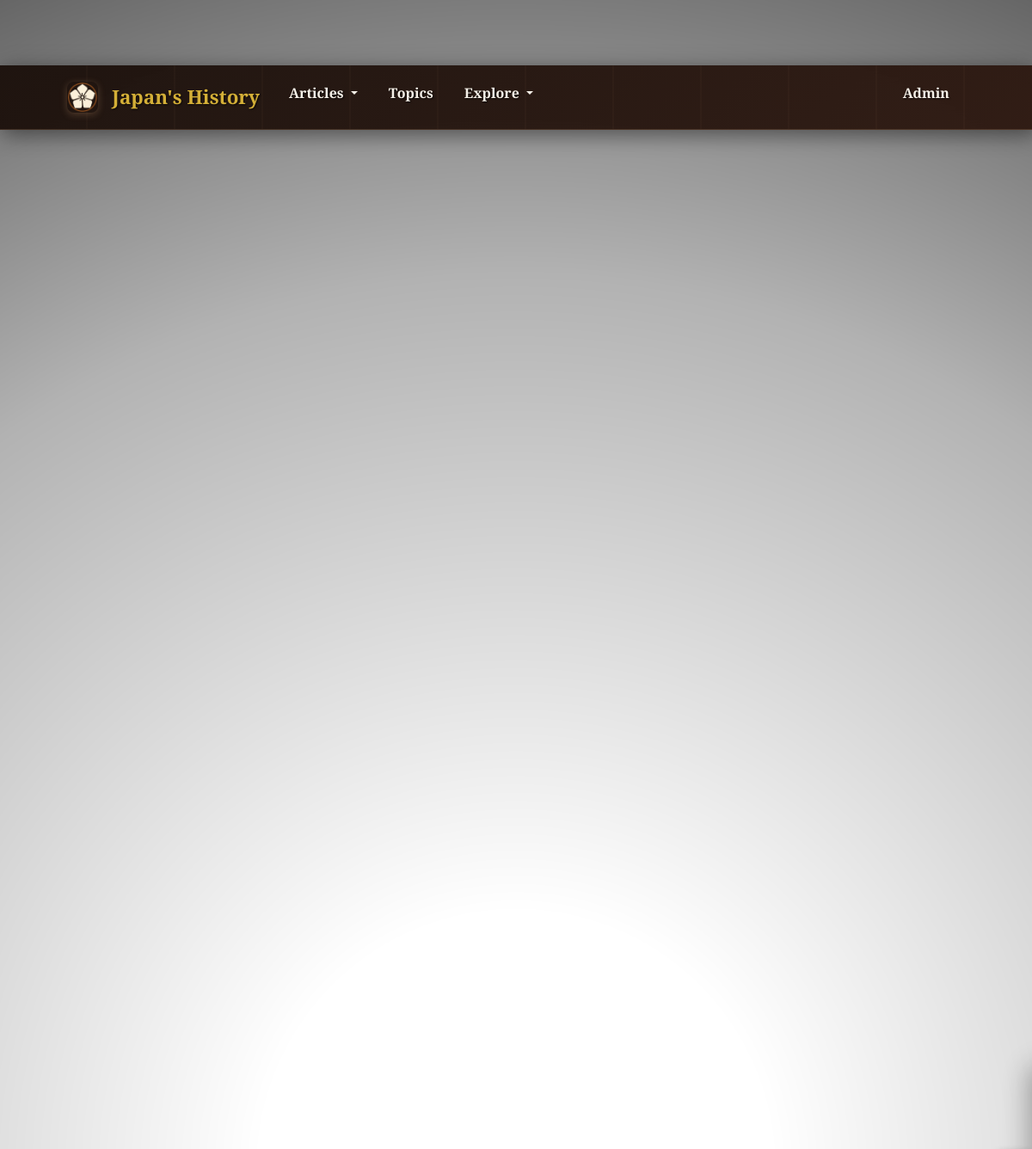
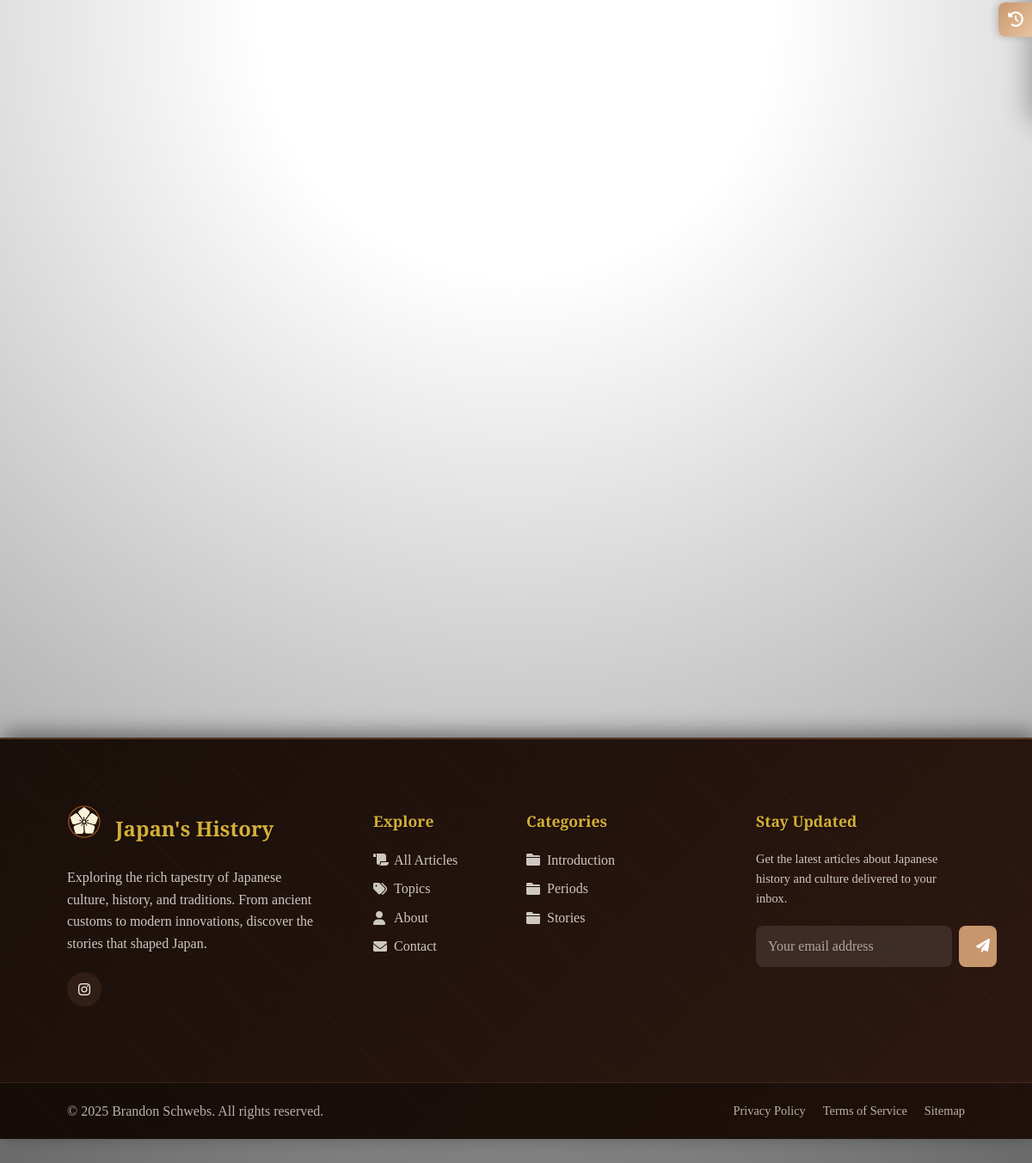
The page / on the database its author committed (2 pictures, top to bottom).
### tables this page shows
CREATE TABLE social_links (
                id INTEGER PRIMARY KEY AUTOINCREMENT,
                name TEXT NOT NULL,
                url TEXT NOT NULL,
                icon_class TEXT NOT NULL,
                display_order INTEGER DEFAULT 0,
                is_active BOOLEAN DEFAULT 1,
                created_at TIMESTAMP DEFAULT CURRENT_TIMESTAMP,
                updated_at TIMESTAMP DEFAULT CURRENT_TIMESTAMP
            );

CREATE TABLE categories (
                id INTEGER PRIMARY KEY AUTOINCREMENT,
                name TEXT UNIQUE NOT NULL,
                slug TEXT UNIQUE NOT NULL,
                description TEXT,
                created_at TIMESTAMP DEFAULT CURRENT_TIMESTAMP
            );

### routes/main.py (the view)
@main.route('/')
def index():
    page = request.args.get('page', 1, type=int)
    per_page = request.args.get('per_page', 3, type=int)
    if per_page not in [2, 3, 6]:
        per_page = 3  # Default fallback
    featured_post = PostModel.get_featured_post()
    introduction_post = PostModel.get_introduction_post()
    if featured_post:
        total_posts = PostModel.count_non_featured_posts()
        posts = PostModel.get_non_featured_posts_paginated(page, per_page)
    else:
        total_posts = PostModel.count_all_posts()
        posts = PostModel.get_all_posts_paginated(page, per_page)
    total_pages = (total_posts + per_page - 1) // per_page
    has_prev = page > 1
    has_next = page < total_pages
    prev_page = page - 1 if has_prev else None
    next_page = page + 1 if has_next else None
    popular_tags = TagModel.get_popular_tags(8)
    random_quote = QuoteModel.get_random_quote()
    return render_template('index.html',
                         posts=posts,
                         featured_post=featured_post,
                         introduction_post=introduction_post,
                         page=page,
                         total_pages=total_pages,
                         has_prev=has_prev,
                         has_next=has_next,
                         prev_page=prev_page,
                         next_page=next_page,
                         per_page=per_page,
                         popular_tags=popular_tags,
                         random_quote=random_quote)

### forms.py
class SearchForm(FlaskForm):
    query = StringField('Search', validators=[Length(max=200)], render_kw={"placeholder": "Search posts..."})
    submit = SubmitField('Search')

### models.py (called while the page is built)
def get_db():
    db = getattr(g, '_database', None)
    if db is None:
        db = g._database = sqlite3.connect(current_app.config['DATABASE'])
        db.row_factory = sqlite3.Row
    return db

    @staticmethod
    def get_featured_post():
        db = get_db()
        return db.execute('''
            SELECT * FROM posts
            WHERE featured = 1
            LIMIT 1
        ''').fetchone()

    @staticmethod
    def get_introduction_post():
        db = get_db()
        return db.execute('''
            SELECT p.* FROM posts p
            JOIN categories c ON p.category_id = c.id
            WHERE c.slug = 'introduction'
            LIMIT 1
        ''').fetchone()

    @staticmethod
    def count_non_featured_posts():
        db = get_db()
        return db.execute('SELECT COUNT(*) FROM posts WHERE featured = 0').fetchone()[0]

    @staticmethod
    def get_non_featured_posts_paginated(page, per_page):
        db = get_db()
        offset = (page - 1) * per_page
        return db.execute('''
            SELECT * FROM posts
            WHERE featured = 0
            ORDER BY created_at DESC
            LIMIT ? OFFSET ?
        ''', (per_page, offset)).fetchall()

    @staticmethod
    def get_popular_tags(limit=10):
        db = get_db()
        return db.execute('''
            SELECT t.*, COUNT(pt.post_id) as post_count
            FROM tags t
            JOIN post_tags pt ON t.id = pt.tag_id
            GROUP BY t.id
            ORDER BY post_count DESC, t.name
            LIMIT ?
        ''', (limit,)).fetchall()

    @staticmethod
    def get_all_categories():
        db = get_db()
        return db.execute('''
            SELECT c.*, COUNT(p.id) as post_count
            FROM categories c
            LEFT JOIN posts p ON c.id = p.category_id
            GROUP BY c.id
            ORDER BY c.name
        ''').fetchall()

    @staticmethod
    def get_active_social_links():
        db = get_db()
        return db.execute('''
            SELECT * FROM social_links
            WHERE is_active = 1
            ORDER BY display_order ASC, name ASC
        ''').fetchall()

### routes/search.py (called while the page is built)
@search.app_context_processor
def inject_search_form():
    return {'search_form': SearchForm(), 'is_admin_logged_in': is_admin_logged_in()}

### utils.py (called while the page is built)
def is_admin_logged_in():
    return session.get('admin_logged_in', False)

### templates/index.html (shortened to what this page needs)
{% extends "base.html" %}
{% block content %}
<div class="row">
    <div class="col-12">
        <a href="{% if introduction_post %}{{ url_for('posts.view_post_by_slug', slug=introduction_post.slug) if introduction_post.slug else url_for('posts.view_post', post_id=introduction_post.id) }}{% else %}{{ url_for('main.articles') }}{% endif %}" class="text-decoration-none text-white">
        </a>
    </div>
</div>
{% if posts %}
<div class="posts-grid-enhanced" id="posts-grid">
</div>
{% endif %}
{% endblock %}

### templates/base.html (shortened to what this page needs)
<!DOCTYPE html>
<html lang="en">
<head>
    <link href="https://cdn.jsdelivr.net/npm/bootstrap@5.3.0/dist/css/bootstrap.min.css" rel="stylesheet">
    <link href="https://cdnjs.cloudflare.com/ajax/libs/font-awesome/6.0.0/css/all.min.css" rel="stylesheet">
    <link href="{{ url_for('static', filename='css/style.css') }}" rel="stylesheet">
</head>
<body>
    <nav class="navbar navbar-expand-lg fixed-top navbar-enhanced">
        <div class="container">
            <a class="navbar-brand navbar-brand-enhanced d-flex align-items-center" href="{{ url_for('main.index') }}">
                <img src="{{ url_for('static', filename='img/Japanese History Blog Logo - Styled.png') }}"
                     alt="Japan's History Logo" class="navbar-logo-enhanced me-3">
                Japan's History
            </a>
            <div class="collapse navbar-collapse" id="navbarNav">
                <ul class="navbar-nav me-auto">
                    <li class="nav-item dropdown">
                        <a class="nav-link nav-link-enhanced dropdown-toggle" href="{{ url_for('main.articles') }}"
                           role="button" data-bs-toggle="dropdown" aria-expanded="false">
                            Articles
                        </a>
                    </li>
                    <li class="nav-item">
                        <a class="nav-link nav-link-enhanced" href="{{ url_for('search.all_tags') }}">
                            Topics
                        </a>
                    </li>
                    <li class="nav-item dropdown">
                        <a class="nav-link nav-link-enhanced dropdown-toggle" href="#"
                           role="button" data-bs-toggle="dropdown" aria-expanded="false">
                            Explore
                        </a>
                    </li>
                </ul>
                <ul class="navbar-nav">
                    {% if is_admin_logged_in %}
                    <li class="nav-item d-flex align-items-center">
                        <a class="nav-cta-btn" href="{{ url_for('posts.create_post') }}">
                            Create Post
                        </a>
                    </li>
                    {% else %}
                    <li class="nav-item">
                        <a class="nav-link nav-link-enhanced" href="{{ url_for('auth.admin_login') }}">
                            Admin
                        </a>
                    </li>
                    {% endif %}
                </ul>
            </div>
        </div>
    </nav>
    <main class="content-section">
        <div class="container mt-4">
            {% block content %}{% endblock %}
        </div>
    </main>
    <footer class="footer-enhanced">
        <div class="footer-main">
            <div class="container">
                <div class="row">
                    <div class="col-lg-4 col-md-6 mb-4">
                        <div class="footer-brand">
                            <div class="d-flex align-items-center mb-3">
                                <img src="{{ url_for('static', filename='img/Japanese History Blog Logo - Styled.png') }}"
                                     alt="Japan's History Logo" class="me-3" style="height: 40px; width: 40px; border-radius: 8px;">
                                <h4>Japan's History</h4>
                            </div>
                            <p>Exploring the rich tapestry of Japanese culture, history, and traditions. From ancient customs to modern innovations, discover the stories that shaped Japan.</p>
                            {% if social_links %}
                            <div class="footer-social">
                                {% for link in social_links %}
                                <a href="{{ link.url }}" class="social-link" title="{{ link.name }}" target="_blank" rel="noopener noreferrer">
                                    <i class="{{ link.icon_class }}"></i>
                                </a>
                                {% endfor %}
                            </div>
                            {% endif %}
                        </div>
                    </div>
                    <div class="col-lg-2 col-md-6 mb-4">
                        <div class="footer-links">
                            <h5>Explore</h5>
                            <ul>
                                <li><a href="{{ url_for('main.articles') }}">
                                    <i class="fas fa-scroll"></i>All Articles
                                </a></li>
                                <li><a href="{{ url_for('search.all_tags') }}">
                                    <i class="fas fa-tags"></i>Topics
                                </a></li>
                                <li><a href="{{ url_for('main.about') }}">
                                    <i class="fas fa-user"></i>About
                                </a></li>
                                <li><a href="{{ url_for('main.contact') }}">
                                    <i class="fas fa-envelope"></i>Contact
                                </a></li>
                            </ul>
                        </div>
                    </div>
                    <div class="col-lg-3 col-md-6 mb-4">
                        <div class="footer-links">
                            <h5>Categories</h5>
                            <ul>
                                {% for category in categories[:5] %}
                                <li><a href="{{ url_for('main.articles_by_category', category_slug=category.slug) }}">
                                    <i class="fas fa-folder"></i>{{ category.name }}
                                </a></li>
                                {% endfor %}
                            </ul>
                        </div>
                    </div>
                    <div class="col-lg-3 col-md-6 mb-4">
                        <div class="footer-links">
                            <h5>Stay Updated</h5>
                            <p style="color: var(--text-warm); opacity: 0.8; font-size: 0.9rem;">
                                Get the latest articles about Japanese history and culture delivered to your inbox.
                            </p>
                            <form class="newsletter-form">
                                <input type="email" class="newsletter-input" placeholder="Your email address" required>
                                <button type="submit" class="newsletter-btn">
                                    <i class="fas fa-paper-plane"></i>
                                </button>
                            </form>
                        </div>
                    </div>
                </div>
            </div>
        </div>
        <div class="footer-bottom">
            <div class="container">
                <div class="footer-bottom-content">
                    <p class="footer-copyright">
                        &copy; 2025 Brandon Schwebs. All rights reserved.
                    </p>
                    <div class="footer-legal">
                        <a href="#">Privacy Policy</a>
                        <a href="#">Terms of Service</a>
                        <a href="#">Sitemap</a>
                    </div>
                </div>
            </div>
        </div>
    </footer>
    <link href="https://cdn.quilljs.com/1.3.7/quill.snow.css" rel="stylesheet">
</body>
</html>

### rows shown on the page
categories: name "Introduction"
categories: name "Periods"
categories: name "Stories"
